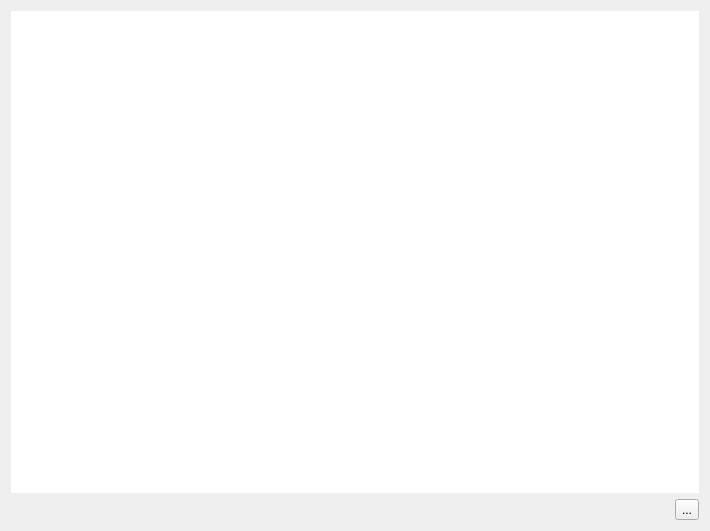
<?xml version="1.0" encoding="UTF-8"?>
<ui version="4.0">
 <class>Form</class>
 <widget class="QWidget" name="Form">
  <property name="geometry">
   <rect>
    <x>0</x>
    <y>0</y>
    <width>710</width>
    <height>531</height>
   </rect>
  </property>
  <property name="windowTitle">
   <string>Form</string>
  </property>
  <layout class="QGridLayout" name="gridLayout">
   <item row="1" column="1">
    <spacer name="horizontalSpacer">
     <property name="orientation">
      <enum>Qt::Horizontal</enum>
     </property>
     <property name="sizeHint" stdset="0">
      <size>
       <width>40</width>
       <height>20</height>
      </size>
     </property>
    </spacer>
   </item>
   <item row="1" column="2">
    <widget class="QToolButton" name="listener_tool_button">
     <property name="text">
      <string>...</string>
     </property>
    </widget>
   </item>
   <item row="0" column="1" colspan="2">
    <widget class="QListView" name="listener_list_view">
     <property name="styleSheet">
      <string notr="true">border-radius: 2px;
border-color: #1e1e1e;</string>
     </property>
    </widget>
   </item>
  </layout>
 </widget>
 <resources/>
 <connections/>
</ui>
